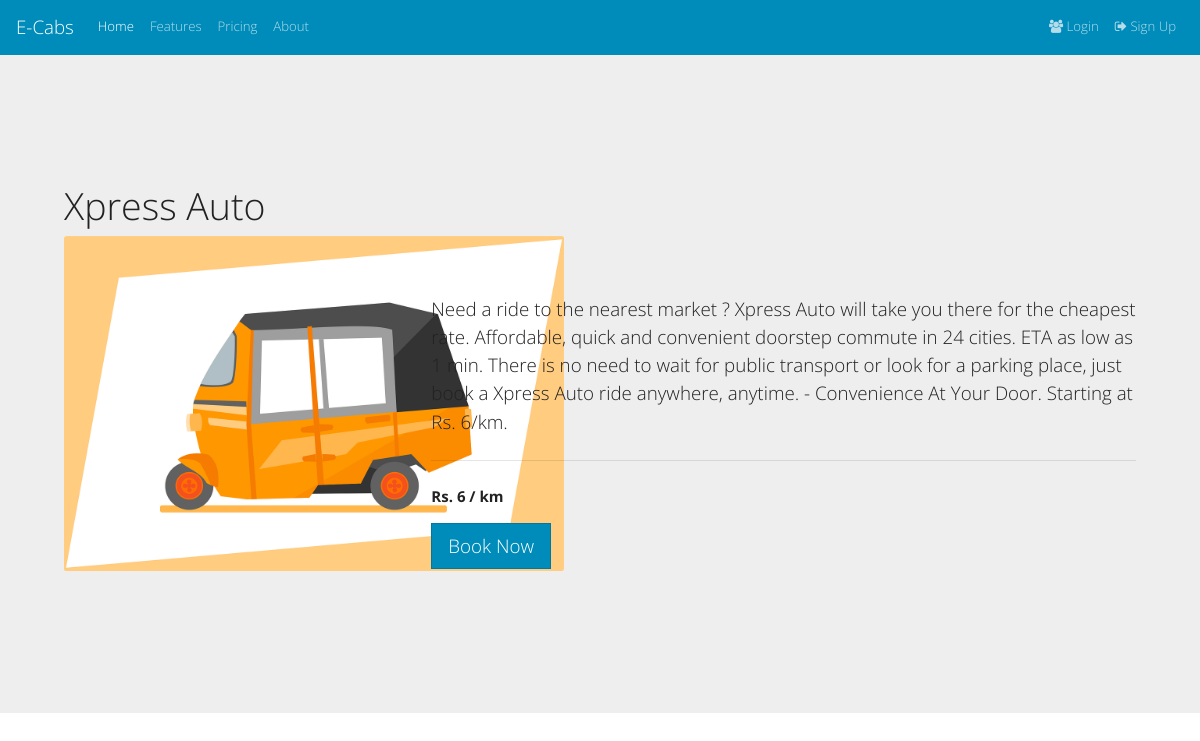
/car/1/, run on the app's committed database.
### frontend/models.py (models this page shows, shortened)
class Car(models.Model):
    name = models.CharField(max_length=100)
    image = models.ImageField(upload_to='car_images')
    description = models.TextField()
    daily_rent = models.IntegerField()
    is_available = models.BooleanField()

### frontend/views.py (the view)
# urls.py: url(r'^car/(?P<pk>\d+)/$', CarDetailsView.as_view(), name='car-details'),
class CarDetailsView(DetailView):
    template_name = 'car_details.html'
    model = Car
    def get_context_data(self, **kwargs):
        ctx = super(CarDetailsView, self).get_context_data(**kwargs)
        ctx['booking_success'] = 'booking-success' in self.request.GET
        return ctx

### frontend/templates/car_details.html (shortened to what this page needs)
{% extends "base.html" %}
{% block content %}
<div class="jumbotron">
<div class="row">
  <div class="col-sm-4"><h1 class="display-6">{{ object.name }}</h1><img class="image" src="{{ car.image.url }}" /></div>
  <div class="col-sm-8"><br><br><br><br><br>
	<p class="lead">{{ object.description }}</p>
	<hr class="my-4">
	  <p><strong> Rs. {{ object.daily_rent }} / km</strong></p>
	  <p class="lead">
	    <a class="btn btn-primary btn-lg" href="{% url 'new-booking' car_pk=object.pk %}" role="button">Book Now</a>
	  </p>
	</div>
</div>
</div>
{% endblock %}

### templates/base.html (shortened to what this page needs)
<!DOCTYPE HTML>
<html>
<head>
	<link href="https://maxcdn.bootstrapcdn.com/bootswatch/4.0.0-beta.3/yeti/bootstrap.min.css" rel="stylesheet">
<link href="https://maxcdn.bootstrapcdn.com/font-awesome/4.7.0/css/font-awesome.min.css" rel="stylesheet">
</head>
<body>
<nav class="navbar navbar-expand-lg navbar-dark bg-primary">
  <a class="navbar-brand" href="#">E-Cabs</a>
  <div class="collapse navbar-collapse" id="navbarColor01">
    <ul class="navbar-nav mr-auto">
      <li class="nav-item active">
        <a class="nav-link" href="#">Home <span class="sr-only">(current)</span></a>
      </li>
      <li class="nav-item">
        <a class="nav-link" href="#">Features</a>
      </li>
      <li class="nav-item">
        <a class="nav-link" href="#">Pricing</a>
      </li>
      <li class="nav-item">
        <a class="nav-link" href="#">About</a>
      </li>
</ul>
<ul class="nav navbar-nav navbar-right">
{% if request.user.is_authenticated %}
<li class="nav-item"></i><a class="nav-link" href="#"><i class="fa fa-user"></i> <b>User</b>: {{ user.get_username }}</a></li>
<li class="nav-item"><a class="nav-link" href="{% url "logout" %}"><i class="fa fa-sign-out"></i> Logout</a></li>
{% else %}
<li class="nav-item"><a class="nav-link" href="{% url "login" %}"><i class="fa fa-users"></i> Login</a></li>
<li class="nav-item"><a class="nav-link" href="{% url "user_registration"%}"><i class="fa fa-sign-out"></i> Sign Up</a></li>
</ul>
{% endif %}
  </div>
</nav>
    {% block content %}
    {% endblock %}
</body>
</html>

### data on the page
Car: name "Xpress Auto", image (picture), description "Need a ride to the nearest market ? Xpress Auto will take you there for the cheapest rate. Affordable, quick and convenient doorstep commute in 24 cities. ETA as low as 1 min. There is no need to wait for public transport or look for a parking place, just book a Xpress Auto ride anywhere, anytime. - Convenience At Your Door. Starting at Rs. 6/km.", daily_rent "6"
